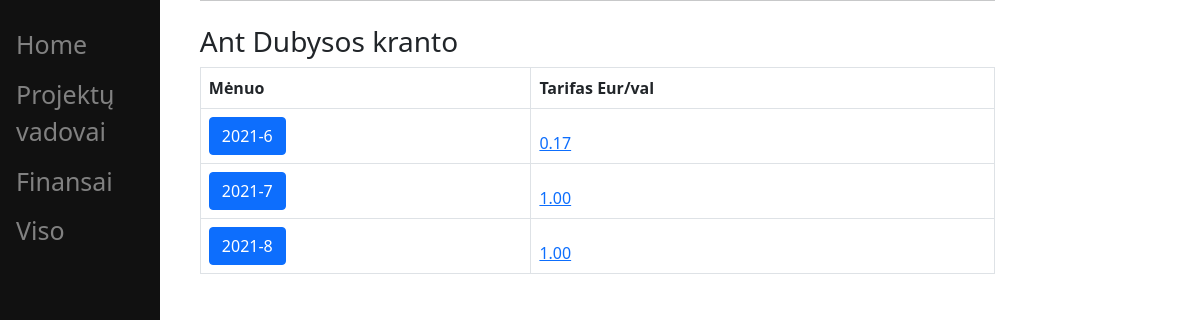
The page /staff/projects/1/month/ (signed in) on the database its author committed.
### staff/models.py (models this page shows, shortened)
class Project(models.Model):
    project_number = models.CharField(max_length=20, default='', unique=True)
    name = models.CharField(max_length=150, default='')
    country = models.CharField(default="Lietuva", max_length=150)
    started = models.DateField(
        default=timezone.now().today, blank=True, null=True)
    finished = models.DateField(default='', blank=True, null=True)
    created = models.DateField(default=timezone.now)
    class Meta:
        ordering = ['finished', 'started']
        verbose_name_plural = "Objektai"

class ProjectDate(models.Model):
    project = models.ForeignKey(Project, on_delete=models.CASCADE)
    year_month = models.CharField(
        default='', max_length=7, blank=True, null=True)
    tarrif = models.DecimalField(
        default=0, max_digits=3, decimal_places=2)
    class Meta:
        ordering = ['year_month']
        verbose_name_plural = "Projektai, mėnuo"

### staff/views.py (the view)
@login_required
def project_period(request, pk, edit=None):
    try:
        project = get_object_or_404(Project, id=pk)
        period = Period()
        project_date = ProjectDate.objects.filter(project=pk)
        three_months = [period.two_months_ago,
                        period.last_month, period.current_month]
        tarrifs = []
        project_date_id = []
        for month in three_months:
            try:
                tarrifs.append(project_date.filter(year_month=month)[0])
            except IndexError:
                proj = ProjectDate(
                    project=project, year_month=month, tarrif=0)
                proj.save()
                project_date_id.append(proj.id)
                tarrifs.append(proj)
        context = {'project': project, 'project_date': project_date}
        return render(request, 'staff/project.html', context=context)
    except Project.DoesNotExist:
        raise Http404

### staff/templates/staff/project.html
{% extends 'staff/base.html' %}
{% block content %}
    <h3> {{project.name}} </h3>
    <table class="table table-bordered table-hover">
    <thead>
            <tr>
                <th> Mėnuo </th>
                <th> Tarifas Eur/val </th>
            </tr>
            {% for pr in project_date %}
            <tr>
                <th><a class="btn btn-primary"
                    href="{% url 'staff:bonuses' pk=pr.id action='all' %}"
                    role="button">{{pr.year_month}}</a></th>
                <td>
                    <a href="{% url "staff:project_tarrif" id=pr.id %}"  > {{pr.tarrif}} </a>
                </td>
            </tr>
            {% endfor %}
        </thead>
    </table>
{% endblock %}

### rows shown on the page
Project: name "Ant Dubysos kranto"
ProjectDate: year_month "2021-6", tarrif "0.17"
ProjectDate: year_month "2021-7", tarrif "1.00"
ProjectDate: year_month "2021-8", tarrif "1.00"
